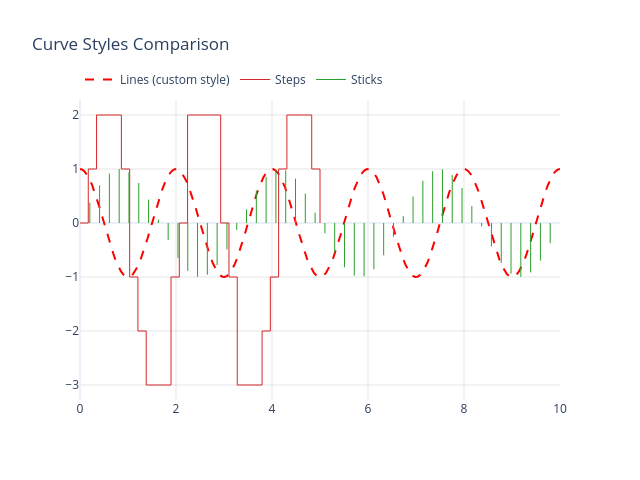

The code cell stored with this chart in its notebook:
### Markdown cell above
---
## 3. Curve Styles — Lines, Steps, Sticks

DataLab-Kernel supports different curve rendering styles via metadata.
Compare them side by side:

### Code cell
x_steps = np.linspace(0, 5, 30)
y_steps = np.floor(np.sin(2 * np.pi * 0.5 * x_steps) * 3)
sig_steps = sigima.objects.create_signal(title="Steps", x=x_steps, y=y_steps)
sig_steps.set_metadata_option("curvestyle", "Steps")

x_sticks = np.linspace(0, 10, 50)
y_sticks = np.sin(2 * np.pi * 0.3 * x_sticks)
sig_sticks = sigima.objects.create_signal(title="Sticks", x=x_sticks, y=y_sticks)
sig_sticks.set_metadata_option("curvestyle", "Sticks")

x_lines = np.linspace(0, 10, 200)
y_lines = np.cos(2 * np.pi * 0.5 * x_lines)
sig_lines = sigima.objects.create_signal(title="Lines (custom style)", x=x_lines, y=y_lines)
sig_lines.metadata["color"] = "red"
sig_lines.metadata["linestyle"] = "DashLine"
sig_lines.metadata["linewidth"] = 2

plotter.plot(
    [sig_lines, sig_steps, sig_sticks],
    title="Curve Styles Comparison",
)

### Figure 1 — Plotly figure (JSON) as saved in the notebook; plotly's stock layout.template omitted (floating-point values rounded to 4 significant figures; data arrays with more than 128 entries replaced by an {"elided": "..."} marker saying what was removed)
{"data": [{"line": {"color": "red", "dash": "dash", "width": 2}, "mode": "lines", "name": "Lines (custom style)", "type": "scatter", "x": {"elided": "200 float values"}, "y": {"elided": "200 float values"}}, {"line": {"color": "#d62728", "dash": "solid", "shape": "hv", "width": 1}, "mode": "lines", "name": "Steps", "type": "scatter", "x": [0.0, 0.1724, 0.3448, 0.5172, 0.6897, 0.8621, 1.034, 1.207, 1.379, 1.552, 1.724, 1.897, 2.069, 2.241, 2.414, 2.586, 2.759, 2.931, 3.103, 3.276, 3.448, 3.621, 3.793, 3.966, 4.138, 4.31, 4.483, 4.655, 4.828, 5.0], "y": [0.0, 1.0, 2.0, 2.0, 2.0, 1.0, -1.0, -2.0, -3.0, -3.0, -3.0, -1.0, 0.0, 2.0, 2.0, 2.0, 2.0, 0.0, -1.0, -3.0, -3.0, -3.0, -2.0, -1.0, 1.0, 2.0, 2.0, 2.0, 1.0, 0.0]}, {"line": {"color": "#2ca02c", "width": 1}, "mode": "lines", "name": "Sticks", "type": "scatter", "x": {"elided": "150 float values"}, "y": {"elided": "150 float values"}}], "layout": {"height": 480, "legend": {"orientation": "h", "x": 0, "xanchor": "left", "y": 1.02, "yanchor": "bottom"}, "showlegend": true, "title": {"text": "Curve Styles Comparison"}, "width": 640, "xaxis": {"gridcolor": "rgba(0,0,0,0.1)", "gridwidth": 1, "showgrid": true, "title": {"text": ""}}, "yaxis": {"gridcolor": "rgba(0,0,0,0.1)", "gridwidth": 1, "showgrid": true, "title": {"text": ""}}}}
